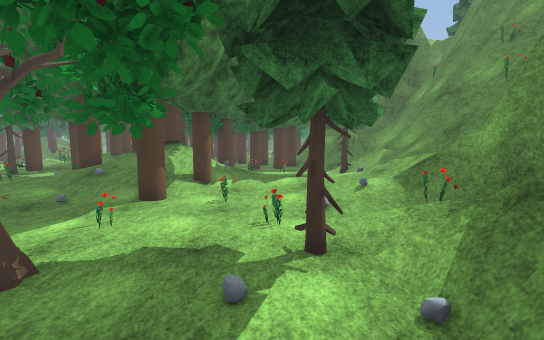
View 1 (above)

24 first-person views from a walk through a scene from a Unity 3-D project. The camera is 1.2 m above the floor, tilts 6° down and sees 90° across. The floor is counted in squares, 1 m on a side. Each view is taken from the middle of a square. On the plan, view 1 faces up. The plan holds only what a view shows up to about 13 squares ahead; the rest is blank. The place goes on beyond the plan. Some trees and plants on the terrain are drawn as simple stand-ins. Some animated figures are not drawn. Door leaves are left out, so doorways stand open. Some surface patterns are stand-ins.

View 2
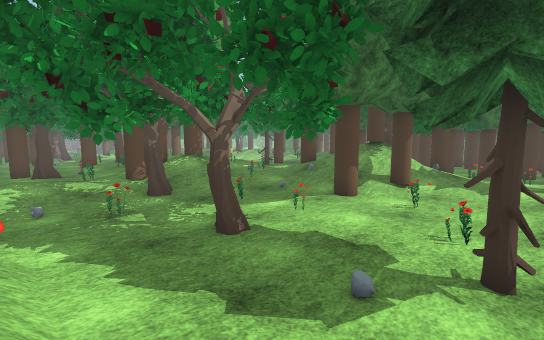

View 3
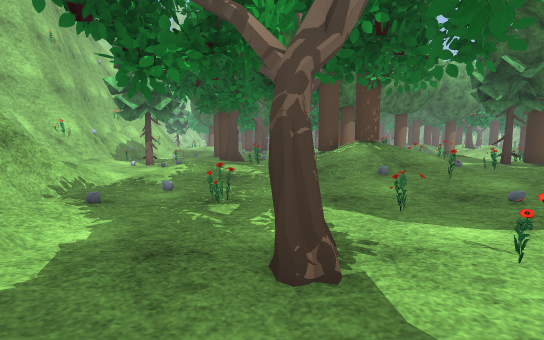

View 4
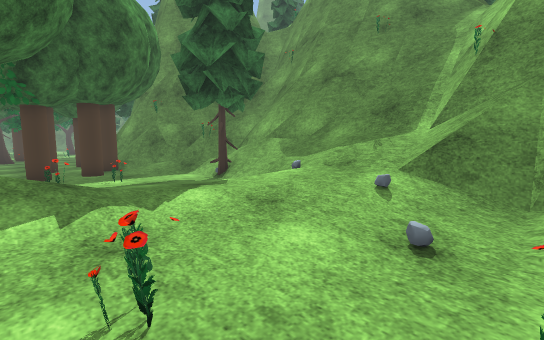

View 5
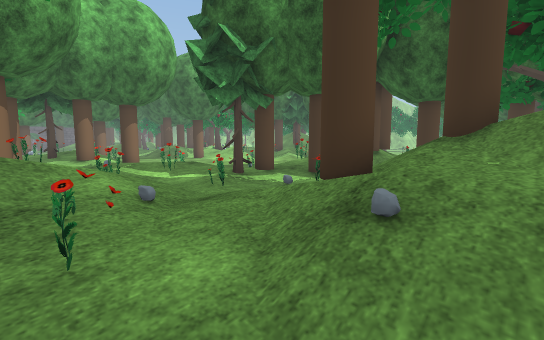

View 6
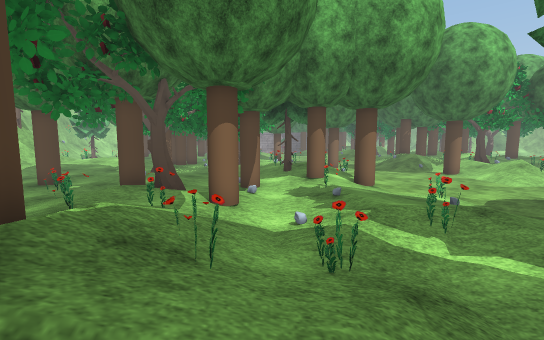

View 7
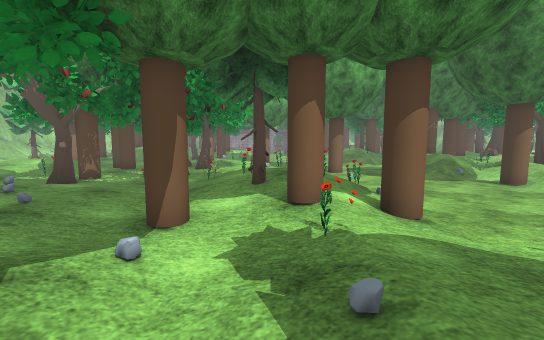

View 8
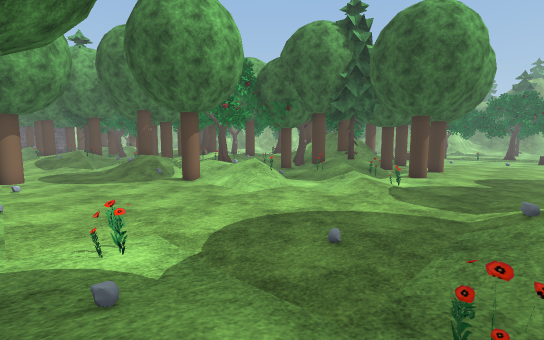

View 9
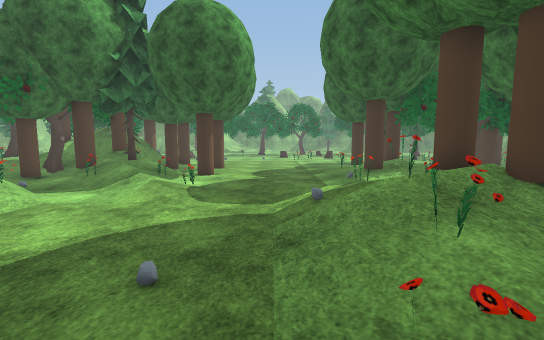

View 10
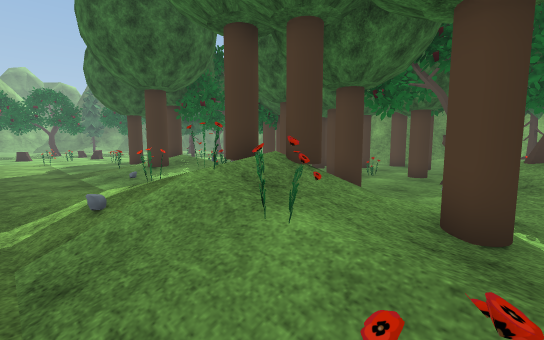

View 11
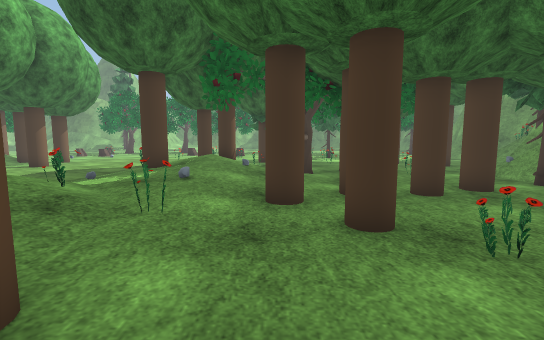

View 12
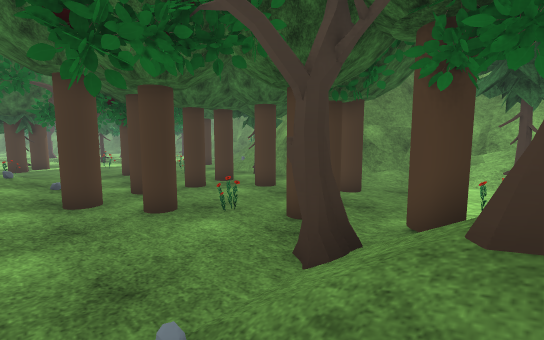

View 13
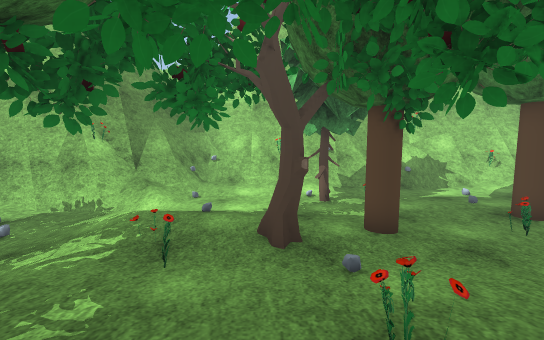

View 14
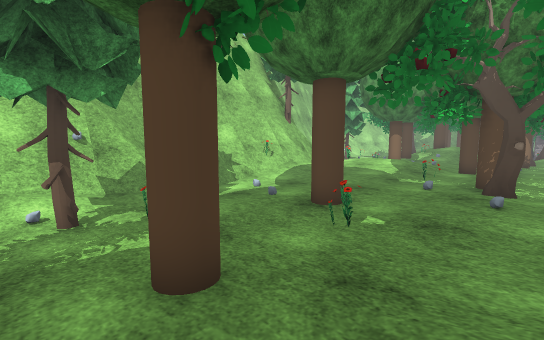

View 15
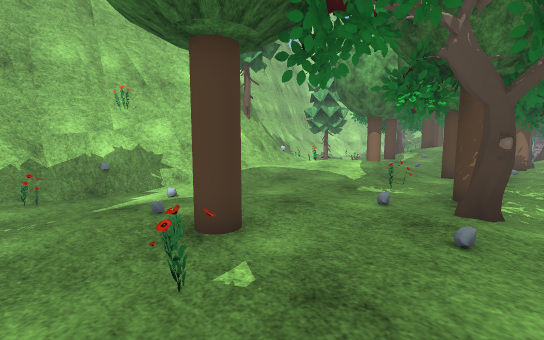

View 16
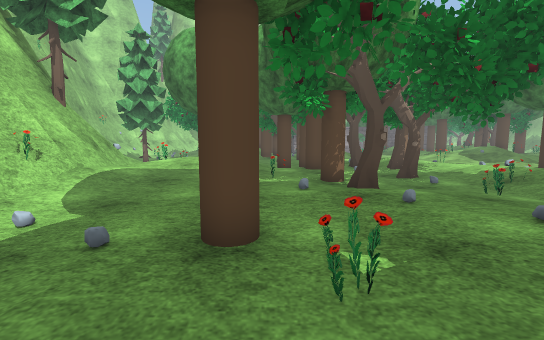

View 17
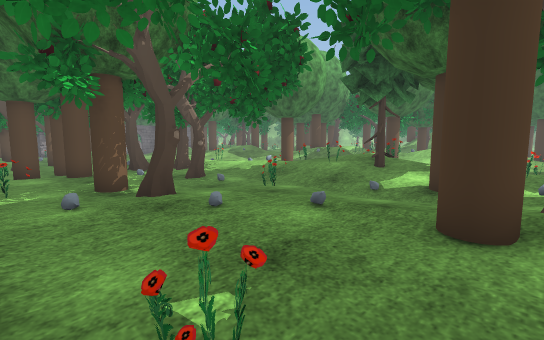

View 18
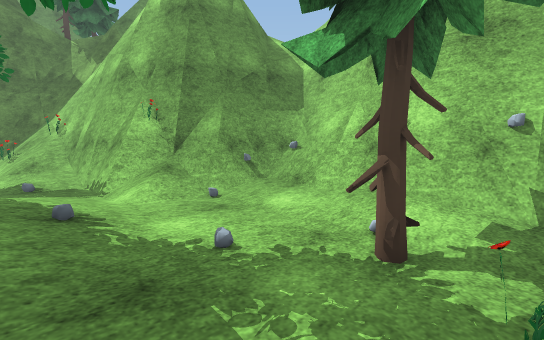

View 19
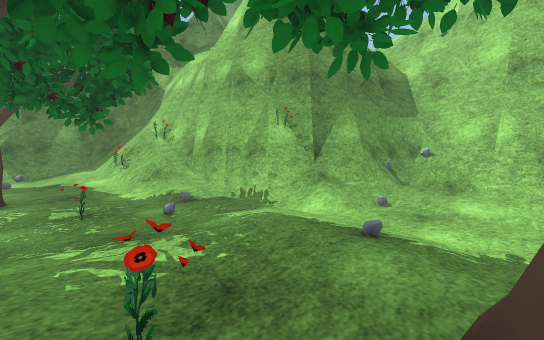

View 20
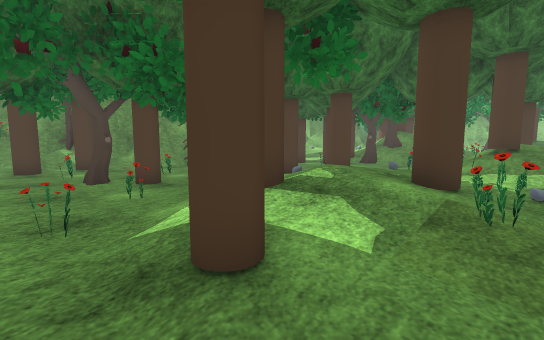

View 21
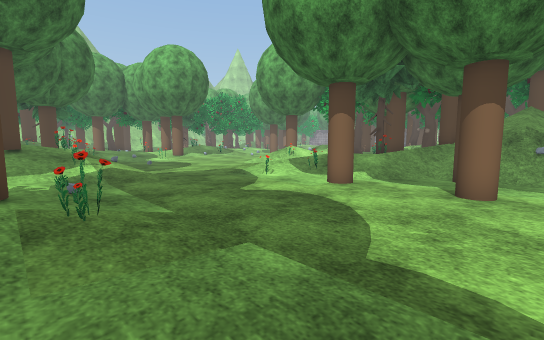

View 22
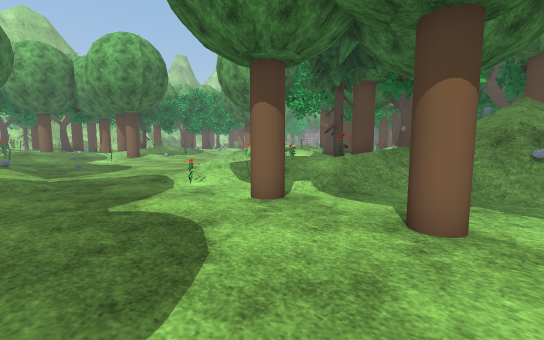

View 23
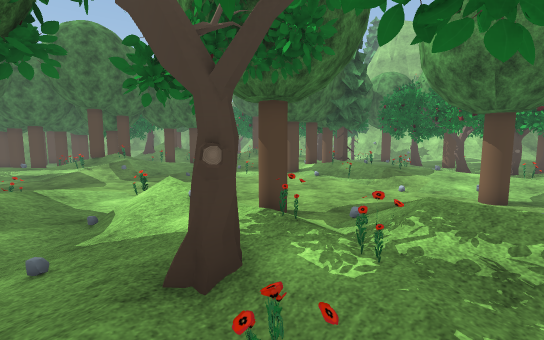

View 24
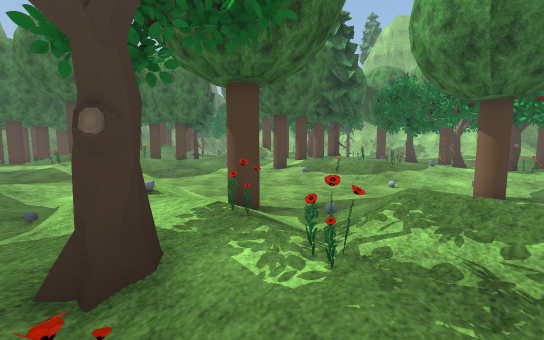

### Floor plan
Key: @ floor where view 1 was taken; # wall or solid block; x gap in a wall; . main floor; : floor 0.25 m higher than the main floor; + floor 0.5 m higher than the main floor; * floor 1 m higher than the main floor; / step, stairs or slope; = window, fence, low wall or low ledge; v drop or lower ground; T tree; O other object.
Columns run from 29 left of view 1 to 6 right of it. Each row starts with its distance up from view 1.
 30   TT   ///..................T  T...=
 29        =/T..T.......T//.....  .TT/ #
 28        #/TT.........T///=..#.=.T./O#
 27        T//.........//T /..T....TT#T
 26    //##TTT/.T.....=//x/.#.x.=...O#
 25    ::TTT+T//T......T/ /...O.=..=
 24     .T.//+//.......TT//..TT...T#T
 23 / :::...v///=...../:://..TT.T.T##
 22 //::::...////...../::/.T.TTTT.T#
 21 /:##: ///../.....///::.TT...TT.#
 20 :=== +//=/......:////=..TT..T.T##
 19 //////////......///T/.....=...T/####
 18 /////T.///....../=/T/T....T.TTT./=##
 17   //............///T/T....T.....//==
 16   //............/=///...//....=../O=
 15  .............../+:T/=.///TT=....TT#
 14 ................=T:T.///### =....T/#
 13 .T..........=.//:T:.:       /....//#
 12 .T../.=./.T..//++TT.==/TTT///:::.//#
 11 ...///////T///:+=:==  T*/////:::////
 10 ...::+//=/T:=+++/..:/+T///TT..//////
  9 .//::=+/T/T::///+v/////////...//////
  8 =::++++=//:...../////::..TT.=..////=
  7  ::///=///TT//T///=T/=........///=/#
  6  #...#....../++=///T///...=..=.//###
  5 ## x...=...:#++++TT//:.=.=#..../=#
  4 #......::::TT+ #+++T//....# .TT###
  3 .......::::T:/:::::T:....#.....=##
  2  TT.TT#::::.::::::: :.== ......##
  1 T......:::.=.:T:x:::/.../....//##
  0 T/:.=.:::.T...T://:+/...////=@/##
 -1  //::::::TT.......://...///////=
 -2  ++::::.../..=../..//=##########
 -3  ++:::........TT.../O=##
 -4   =://.../.........==##
 -5    ++//.....=.://./O##
 -6   O####=///=######O=#
 -7   ######///#######==#
 -8        ######    ####

Positions as (right, up) in squares from view 1, and headings:
1: (0, 0), facing up
2: (1, 0), facing up-left
3: (-1, 3), facing left
4: (-2, 6), facing up-right
5: (-5, 7), facing up-left
6: (-9, 8), facing left
7: (-14, 9), facing left
8: (-13, 12), facing up-left
9: (-14, 13), facing up
10: (-14, 14), facing up-right
11: (-6, 16), facing up
12: (-7, 14), facing up-right
13: (-13, 6), facing down
14: (-14, 3), facing down-left
15: (-17, 3), facing down-left
16: (-16, 0), facing left
17: (-17, 0), facing up-left
18: (-16, 0), facing down-right
19: (-13, 3), facing down-right
20: (-11, 30), facing down-right
21: (-10, 30), facing down-left
22: (-13, 30), facing down-left
23: (-29, 23), facing down-right
24: (-29, 22), facing down-right
